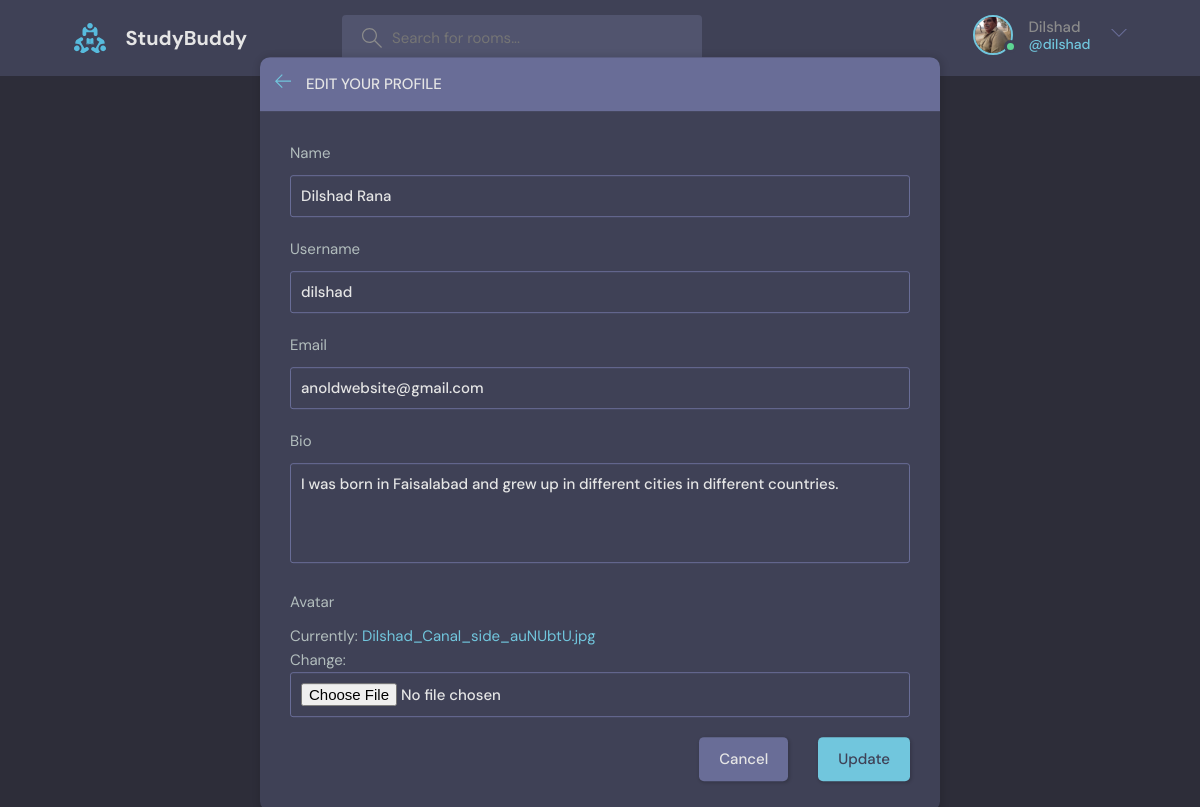
The page /update-user/ (signed in) on the database its author committed.
### base/models.py (models this page shows)
class User(AbstractUser):
    name = models.CharField(max_length=200, null=True)
    email = models.EmailField(unique=True, null=True)
    bio = models.TextField(null=True)
    avatar = models.ImageField(null=True, default="avatar.svg")
    USERNAME_FIELD = 'email'
    REQUIRED_FIELDS = []

### base/views.py (the view)
# urls.py: path('update-user/', views.update_user, name="update-user"),
@login_required(login_url='login')
def update_user(request):
    user = request.user
    form = UserForm(instance=user)
    if request.method == 'POST':
        form = UserForm(request.POST, request.FILES, instance=user)
        if form.is_valid():
            form.save()
            return redirect('user-profile', pk=user.id)
    return render(request, 'base/update-user.html', {'form': form})

### base/forms.py
class UserForm(ModelForm):
    class Meta:
        model = User
        fields = ['name', 'username', 'email', 'bio', 'avatar']

### base/templates/base/update-user.html (shortened to what this page needs)
{% extends 'main.html' %}
{% block content %}
<main class="update-account layout">
  <div class="container">
    <div class="layout__box">
      <div class="layout__boxHeader">
        <div class="layout__boxTitle">
          <a href="{% url 'home' %}">
            <svg version="1.1" xmlns="http://www.w3.org/2000/svg" width="32" height="32" viewBox="0 0 32 32">
              <title>arrow-left</title>
              <path
                d="M13.723 2.286l-13.723 13.714 13.719 13.714 1.616-1.611-10.96-10.96h27.625v-2.286h-27.625l10.965-10.965-1.616-1.607z">
              </path>
            </svg>
          </a>
          <h3>Edit your profile</h3>
        </div>
      </div>
      <div class="layout__body">
        <form class="form" action="" method="POST" enctype="multipart/form-data">
          {% for field in form %}
          <div class="form__group">
            <label for="profile_pic">{{field.label}}</label>
            {{field}}
          </div>
          {% endfor %}
          <div class="form__action">
            <a class="btn btn--dark" href="{{request.META.HTTP_REFERER}}">Cancel</a>
            <button class="btn btn--main" type="submit">Update</button>
          </div>
        </form>
      </div>
    </div>
  </div>
</main>
{% endblock content %}

### templates/navbar.html (shortened to what this page needs)
{% load static %}
<header class="header header--loggedIn">
  <div class="container">
    <a href="{% url 'home' %}" class="header__logo">
      <img src="{% static 'images/logo.svg' %}" />
      <h1>StudyBuddy</h1>
    </a>
    <form class="header__search" method="GET" action="{% url 'home' %}">
      <label>
        <input name="q" placeholder="Search for rooms..." />
      </label>
    </form>
    <nav class="header__menu">
      {% if request.user.is_authenticated %}
      <div class="header__user">
        <a href="{% url 'update-user' %}">
          <div class="avatar avatar--medium active">
            <img src="{{request.user.avatar.url}}" />
          </div>
          <p>
            {{request.user.username|title}}
            <span>@{{request.user.username}}</span>
          </p>
        </a>
        <button class="dropdown-button">
          <svg
            version="1.1"
            xmlns="http://www.w3.org/2000/svg"
            width="32"
            height="32"
            viewBox="0 0 32 32"
          >
            <title>chevron-down</title>
            <path d="M16 21l-13-13h-3l16 16 16-16h-3l-13 13z"></path>
          </svg>
        </button>
      </div>
      {% else %}
      <a href="{% url 'login' %}">
        <img src="{% static 'images/avatar.svg' %}" />
        <p>Login</p>
      </a>
      {% endif %}
    </nav>
  </div>
</header>

### rows shown on the page
User: user.avatar (picture), user.username "Dilshad", user.username "dilshad", form "Dilshad Rana" "dilshad" "anoldwebsite@gmail.com" "I was born in Faisalabad and grew up in different cities in different countries."

### other values the page prints
{{ field.label }} "Name" "Username" "Email" "Bio" "Avatar"
